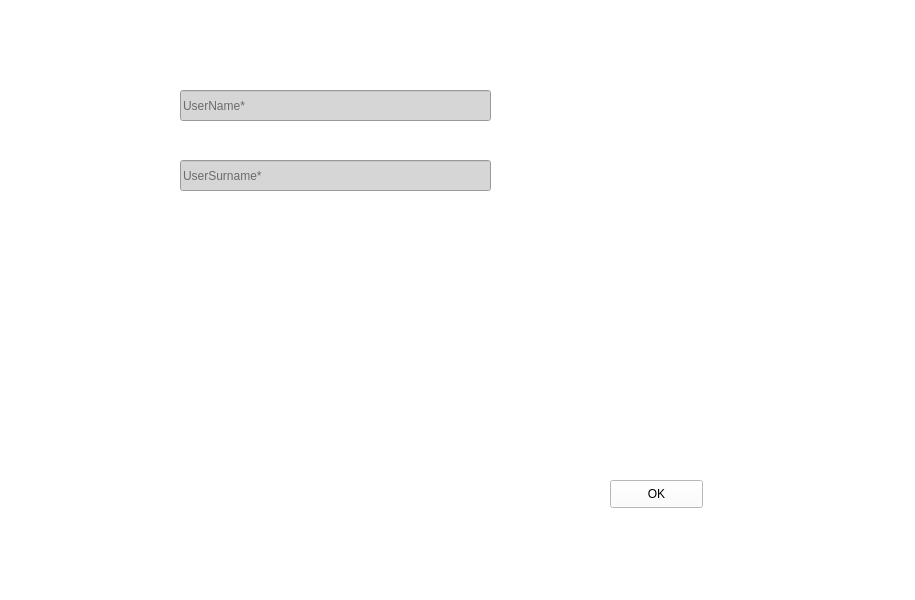
<?xml version="1.0" encoding="UTF-8"?>
<ui version="4.0">
 <class>MainWindow</class>
 <widget class="QMainWindow" name="MainWindow">
  <property name="geometry">
   <rect>
    <x>0</x>
    <y>0</y>
    <width>915</width>
    <height>600</height>
   </rect>
  </property>
  <property name="windowTitle">
   <string>MainWindow</string>
  </property>
  <property name="styleSheet">
   <string notr="true">background-color: rgb(255, 255, 255);</string>
  </property>
  <widget class="QWidget" name="centralwidget">
   <widget class="QWidget" name="widget" native="true">
    <property name="geometry">
     <rect>
      <x>140</x>
      <y>0</y>
      <width>651</width>
      <height>551</height>
     </rect>
    </property>
    <property name="styleSheet">
     <string notr="true">background-color: rgb(255, 255, 255);</string>
    </property>
    <widget class="QLineEdit" name="lineEdit">
     <property name="geometry">
      <rect>
       <x>40</x>
       <y>90</y>
       <width>311</width>
       <height>31</height>
      </rect>
     </property>
     <property name="styleSheet">
      <string notr="true">background-color: rgb(214, 214, 214);</string>
     </property>
     <property name="text">
      <string/>
     </property>
     <property name="placeholderText">
      <string>UserName*</string>
     </property>
    </widget>
    <widget class="QLineEdit" name="lineEdit_2">
     <property name="geometry">
      <rect>
       <x>40</x>
       <y>160</y>
       <width>311</width>
       <height>31</height>
      </rect>
     </property>
     <property name="styleSheet">
      <string notr="true">background-color: rgb(214, 214, 214);</string>
     </property>
     <property name="placeholderText">
      <string>UserSurname*</string>
     </property>
    </widget>
    <widget class="QPushButton" name="pushButton">
     <property name="geometry">
      <rect>
       <x>470</x>
       <y>480</y>
       <width>93</width>
       <height>28</height>
      </rect>
     </property>
     <property name="styleSheet">
      <string notr="true">QPushButton::hover {
	background: orange;
}</string>
     </property>
     <property name="text">
      <string>OK</string>
     </property>
    </widget>
   </widget>
  </widget>
  <widget class="QMenuBar" name="menubar">
   <property name="geometry">
    <rect>
     <x>0</x>
     <y>0</y>
     <width>915</width>
     <height>26</height>
    </rect>
   </property>
  </widget>
  <widget class="QStatusBar" name="statusbar"/>
 </widget>
 <resources/>
 <connections/>
</ui>
